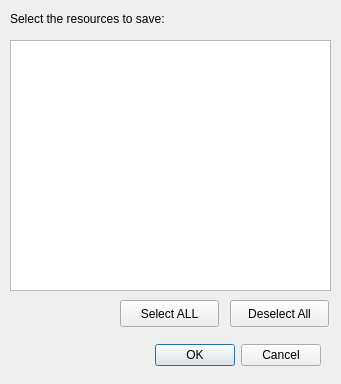
<?xml version="1.0" encoding="UTF-8"?>
<ui version="4.0">
 <class>XSFileSaveDialog</class>
 <widget class="QDialog" name="XSFileSaveDialog">
  <property name="geometry">
   <rect>
    <x>0</x>
    <y>0</y>
    <width>341</width>
    <height>384</height>
   </rect>
  </property>
  <property name="windowTitle">
   <string>Dialog</string>
  </property>
  <widget class="QDialogButtonBox" name="buttonBox_confirm">
   <property name="geometry">
    <rect>
     <x>-30</x>
     <y>340</y>
     <width>351</width>
     <height>31</height>
    </rect>
   </property>
   <property name="orientation">
    <enum>Qt::Horizontal</enum>
   </property>
   <property name="standardButtons">
    <set>QDialogButtonBox::Cancel|QDialogButtonBox::Ok</set>
   </property>
  </widget>
  <widget class="QListView" name="listView">
   <property name="geometry">
    <rect>
     <x>10</x>
     <y>40</y>
     <width>321</width>
     <height>251</height>
    </rect>
   </property>
  </widget>
  <widget class="QLabel" name="label">
   <property name="geometry">
    <rect>
     <x>10</x>
     <y>10</y>
     <width>301</width>
     <height>17</height>
    </rect>
   </property>
   <property name="text">
    <string>Select the resources to save:</string>
   </property>
  </widget>
  <widget class="QPushButton" name="btn_select">
   <property name="geometry">
    <rect>
     <x>120</x>
     <y>300</y>
     <width>99</width>
     <height>27</height>
    </rect>
   </property>
   <property name="text">
    <string>Select ALL</string>
   </property>
  </widget>
  <widget class="QPushButton" name="btn_unselect">
   <property name="geometry">
    <rect>
     <x>230</x>
     <y>300</y>
     <width>99</width>
     <height>27</height>
    </rect>
   </property>
   <property name="text">
    <string>Deselect All</string>
   </property>
  </widget>
 </widget>
 <resources/>
 <connections>
  <connection>
   <sender>buttonBox_confirm</sender>
   <signal>accepted()</signal>
   <receiver>XSFileSaveDialog</receiver>
   <slot>accept()</slot>
   <hints>
    <hint type="sourcelabel">
     <x>248</x>
     <y>254</y>
    </hint>
    <hint type="destinationlabel">
     <x>157</x>
     <y>274</y>
    </hint>
   </hints>
  </connection>
  <connection>
   <sender>buttonBox_confirm</sender>
   <signal>rejected()</signal>
   <receiver>XSFileSaveDialog</receiver>
   <slot>reject()</slot>
   <hints>
    <hint type="sourcelabel">
     <x>316</x>
     <y>260</y>
    </hint>
    <hint type="destinationlabel">
     <x>286</x>
     <y>274</y>
    </hint>
   </hints>
  </connection>
 </connections>
</ui>
